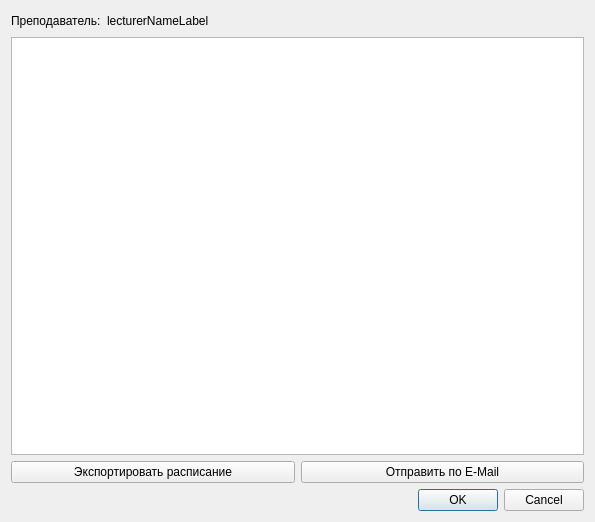
<?xml version="1.0" encoding="UTF-8"?>
<ui version="4.0">
 <class>LecturerTimetableDialog</class>
 <widget class="QDialog" name="LecturerTimetableDialog">
  <property name="geometry">
   <rect>
    <x>0</x>
    <y>0</y>
    <width>595</width>
    <height>522</height>
   </rect>
  </property>
  <property name="windowTitle">
   <string>Расписание для преподавателя</string>
  </property>
  <property name="locale">
   <locale language="Russian" country="RussianFederation"/>
  </property>
  <layout class="QGridLayout" name="gridLayout_2">
   <item row="1" column="0">
    <layout class="QGridLayout" name="gridLayout">
     <item row="1" column="0">
      <widget class="QDialogButtonBox" name="buttonBox">
       <property name="orientation">
        <enum>Qt::Horizontal</enum>
       </property>
       <property name="standardButtons">
        <set>QDialogButtonBox::Cancel|QDialogButtonBox::Ok</set>
       </property>
       <property name="centerButtons">
        <bool>false</bool>
       </property>
      </widget>
     </item>
     <item row="0" column="0">
      <layout class="QGridLayout" name="gridLayout_3">
       <item row="4" column="0">
        <layout class="QGridLayout" name="gridLayout_4">
         <item row="1" column="0">
          <widget class="QPushButton" name="exportPushButton">
           <property name="text">
            <string>Экспортировать расписание</string>
           </property>
          </widget>
         </item>
         <item row="1" column="1">
          <widget class="QPushButton" name="sendPushButton">
           <property name="text">
            <string>Отправить по E-Mail</string>
           </property>
          </widget>
         </item>
        </layout>
       </item>
       <item row="2" column="0">
        <layout class="QHBoxLayout" name="horizontalLayout">
         <item>
          <widget class="QLabel" name="label">
           <property name="text">
            <string>Преподаватель:</string>
           </property>
          </widget>
         </item>
         <item>
          <widget class="QLabel" name="lecturerNameLabel">
           <property name="text">
            <string>lecturerNameLabel</string>
           </property>
          </widget>
         </item>
         <item>
          <spacer name="horizontalSpacer">
           <property name="orientation">
            <enum>Qt::Horizontal</enum>
           </property>
           <property name="sizeHint" stdset="0">
            <size>
             <width>40</width>
             <height>20</height>
            </size>
           </property>
          </spacer>
         </item>
        </layout>
       </item>
       <item row="3" column="0">
        <widget class="QTableView" name="lecturerTimetableTableView"/>
       </item>
      </layout>
     </item>
    </layout>
   </item>
  </layout>
 </widget>
 <resources/>
 <connections>
  <connection>
   <sender>buttonBox</sender>
   <signal>accepted()</signal>
   <receiver>LecturerTimetableDialog</receiver>
   <slot>accept()</slot>
   <hints>
    <hint type="sourcelabel">
     <x>248</x>
     <y>254</y>
    </hint>
    <hint type="destinationlabel">
     <x>157</x>
     <y>274</y>
    </hint>
   </hints>
  </connection>
  <connection>
   <sender>buttonBox</sender>
   <signal>rejected()</signal>
   <receiver>LecturerTimetableDialog</receiver>
   <slot>reject()</slot>
   <hints>
    <hint type="sourcelabel">
     <x>316</x>
     <y>260</y>
    </hint>
    <hint type="destinationlabel">
     <x>286</x>
     <y>274</y>
    </hint>
   </hints>
  </connection>
 </connections>
</ui>
